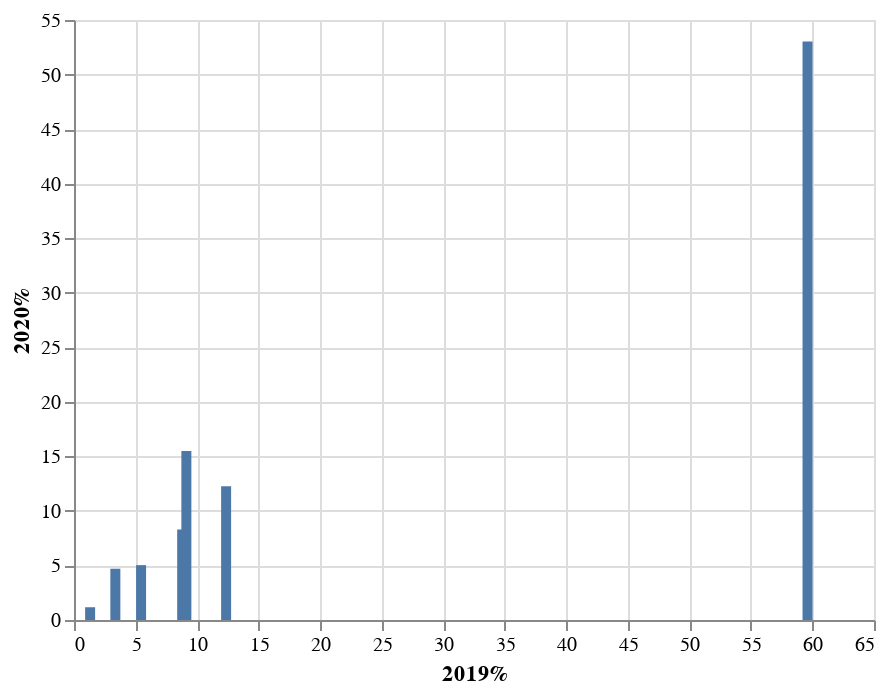

The notebook cell this image was saved under:
### Code cell
#bar chart
alt.Chart(input3).mark_bar().encode(
    x='2019%',
    y='2020%'
)

### Figure 1 — Vega-Lite specification as saved in the notebook (floating-point values rounded to 4 significant figures)
{"config": {"view": {"continuousWidth": 400, "continuousHeight": 300}}, "data": {"name": "data-928a604646775c1f89d2c72047907de3"}, "mark": "bar", "encoding": {"x": {"type": "quantitative", "field": "2019%"}, "y": {"type": "quantitative", "field": "2020%"}}, "$schema": "https://vega.github.io/schema/vega-lite/v4.8.1.json", "datasets": {"data-928a604646775c1f89d2c72047907de3": [{"Race/Ethnicity": "Asian or Pacific Islander", "2019%": 9.13, "2020%": 15.5}, {"Race/Ethnicity": "Black or African American", "2019%": 8.79, "2020%": 8.3}, {"Race/Ethnicity": "Hispanic or Latino", "2019%": 12.36, "2020%": 12.27}, {"Race/Ethnicity": "More than one of the above", "2019%": 5.45, "2020%": 5.03}, {"Race/Ethnicity": "Native American or American India", "2019%": 1.31, "2020%": 1.17}, {"Race/Ethnicity": "Other", "2019%": 3.36, "2020%": 4.7}, {"Race/Ethnicity": "White (non-Hispanic)", "2019%": 59.6, "2020%": 53.02}]}}
